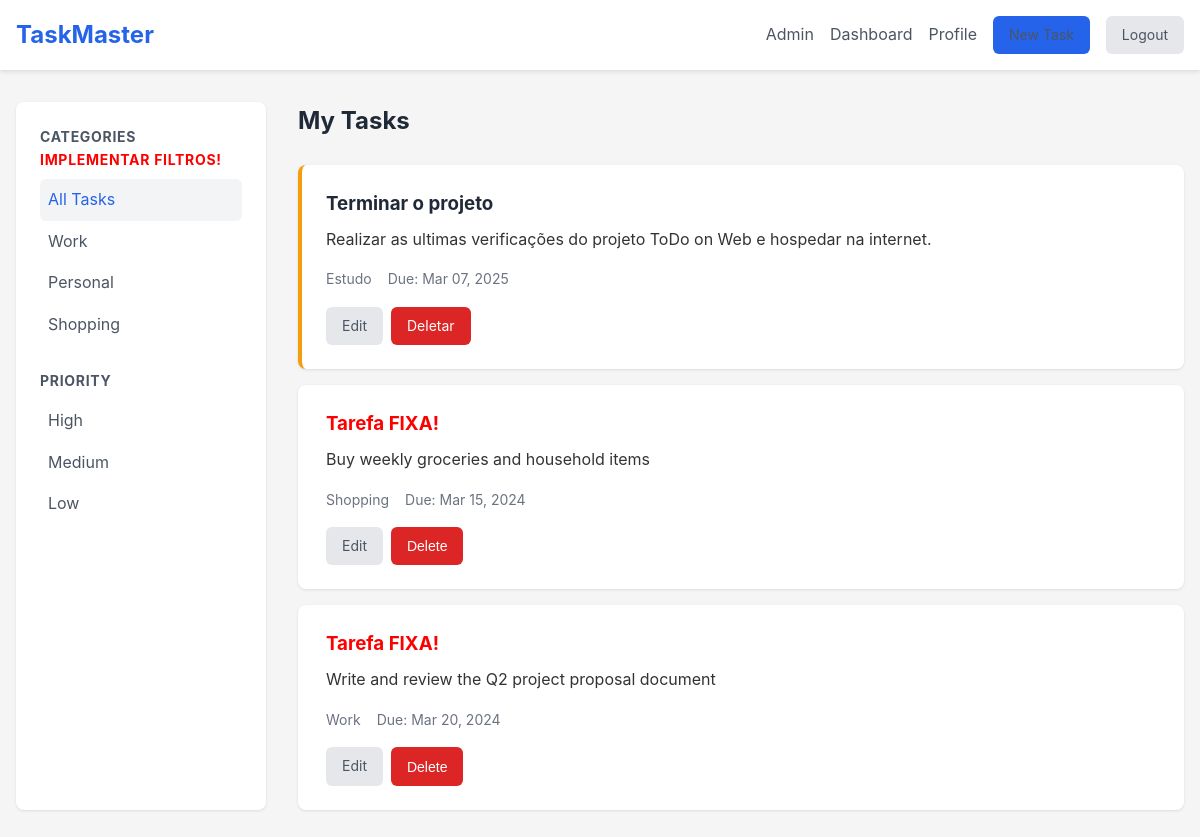
Page / (signed in) on the earlier database version.
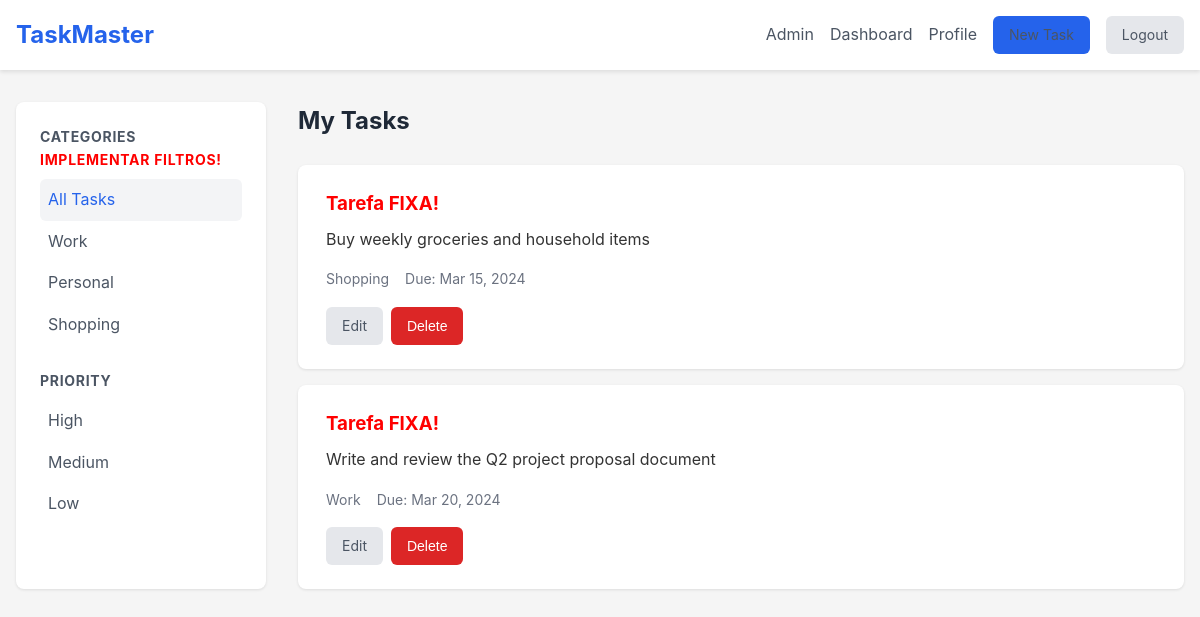
Same page on the later database version.
### tables this page shows
CREATE TABLE tasks (
        id INTEGER PRIMARY KEY,
        user_id INTEGER NOT NULL,
        name TEXT NOT NULL,
        description TEXT NOT NULL,
        created_at TEXT DEFAULT CURRENT_TIMESTAMP NOT NULL,
        due_date DATE,
        priority INTEGER CHECK(priority BETWEEN 1 AND 3),
        category TEXT CHECK(category IN ('Trabalho', 'Pessoal', 'Estudo', 'Lazer', 'Casa', 'Saude')),
        completed INTEGER DEFAULT 0,
        FOREIGN KEY (user_id) REFERENCES users(id)
    );

### src/Controller/TaskController.php (called while the page is built, shortened)
<?php
class TaskController
{
    private TaskRepository $taskRepository;
    public function __construct(array $repository)
    {
        $this->taskRepository = $repository['taskRepository'];
    }
    public function dashboardPage(): void
    {
        $id = $_SESSION['id'];
        $tasks = $this->taskRepository->all($id);
        require_once __DIR__ . '/../../view/dashboard.php';
    }
}

### src/Repository/TaskRepository.php (called while the page is built, shortened)
<?php
class TaskRepository
{
    private PDO $pdo;
    public function __construct(PDO $pdo)
    {
        $this->pdo = $pdo;
    }
    public function all(int|null $id = null): array
    {
        $idUser = $id !== null ? 'WHERE user_id = :id' : '';
        $stmt = $this->pdo->query(
            "SELECT * FROM tasks $idUser;"
        );
        if ($id !== null) {
            $stmt->bindValue(':id', $id);
            $stmt->execute();
        }
        $tasks = $stmt->fetchAll(PDO::FETCH_ASSOC);
        return array_map($this->hydrate(...),$tasks);
    }
    private function hydrate(array $data): Task
    {
        $task = new Task($data['name'], $data['description'], $data['priority'], $data['category']);
        $task->setId($data['id']);
        $task->setUserId($data['user_id']);
        $task->setCreated_at($data['created_at']);
        $task->setDueDate($data['due_date']);
        return $task;
    }
}

### src/Entity/Task.php (called while the page is built, shortened)
<?php
class Task
{
    private int $id;
    public readonly string $due_date;
    public function __construct(string $name, string $description, int $priority, string $category)
    {
        $this->name = $name;
        $this->description = $description;
        $this->priority = $priority;
        $this->category = $category;
    }
    public function setId(int $id): void
    {
        $this->id = $id;
    }
    public function getId(): int
    {
        return $this->id;
    }
    public function setDueDate(string $due_date): void
    {
        $this->due_date = $due_date;
    }
    public function getDueDate(): ?string
    {
        $db_date = $this->due_date;
        return date('M d, Y', strtotime($db_date));
    }
}

### view/dashboard.php (the view)
    <?php require_once 'Includes/header.php'; ?>
    <main class="dashboard">
        <aside class="sidebar">
            <h3>Categories <span class="todo">Implementar filtros!</span></h3>
            <ul>
                <li><a href="#" class="active">All Tasks</a></li>
                <li><a href="#">Work</a></li>
                <li><a href="#">Personal</a></li>
                <li><a href="#">Shopping</a></li>
            </ul>
            <h3>Priority</h3>
            <ul>
                <li><a href="#">High</a></li>
                <li><a href="#">Medium</a></li>
                <li><a href="#">Low</a></li>
            </ul>
        </aside>
        <section class="task-list">
            <h2>My Tasks</h2>
            <div class="tasks">
                <?php foreach ($tasks as $task): ?>
                <div class="task-card priority-<?= $task->priority; ?>">
                    <h3><?= htmlentities($task->name); ?></h3>
                    <p><?= htmlentities($task->description); ?></p>
                    <div class="task-meta">
                        <span class="category"><?= $task->category; ?></span>
                        <span class="due-date"><?= 'Due: ' . $task->getDueDate(); ?></span>
                    </div>
                    <div class="task-actions">
                        <a href="/edit-task?id=<?= $task->getId(); ?>" class="btn-secondary">Edit</a>
                        <a class="btn-danger" href="/delete-task?id=<?= $task->getId(); ?>">Deletar</a>
                    </div>
                </div>
                <?php endforeach; ?>
                <div class="task-card priority-medium">
                    <h3><span class="todo">Tarefa FIXA!</span></h3>
                    <p>Buy weekly groceries and household items</p>
                    <div class="task-meta">
                        <span class="category">Shopping</span>
                        <span class="due-date">Due: Mar 15, 2024</span>
                    </div>
                    <div class="task-actions">
                        <a href="edit-task.php" class="btn-secondary">Edit</a>
                        <button class="btn-danger">Delete</button>
                    </div>
                </div>
                <div class="task-card priority-high">
                    <h3><span class="todo">Tarefa FIXA!</span></h3>
                    <p>Write and review the Q2 project proposal document</p>
                    <div class="task-meta">
                        <span class="category">Work</span>
                        <span class="due-date">Due: Mar 20, 2024</span>
                    </div>
                    <div class="task-actions">
                        <a href="edit-task.php" class="btn-secondary">Edit</a>
                        <button class="btn-danger">Delete</button>
                    </div>
                </div>
            </div>
        </section>
    </main>
</body>
</html>

Differences in the rows shown:
removed tasks: name "Terminar o projeto", description "Realizar as ultimas verificações do projeto ToDo on Web e hospedar na internet.", category "Estudo", due_date "Mar 07, 2025"
